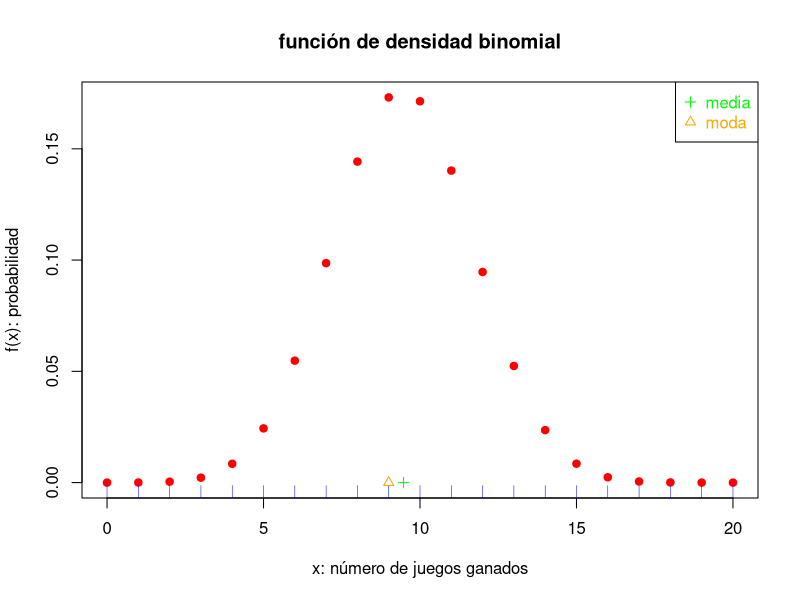
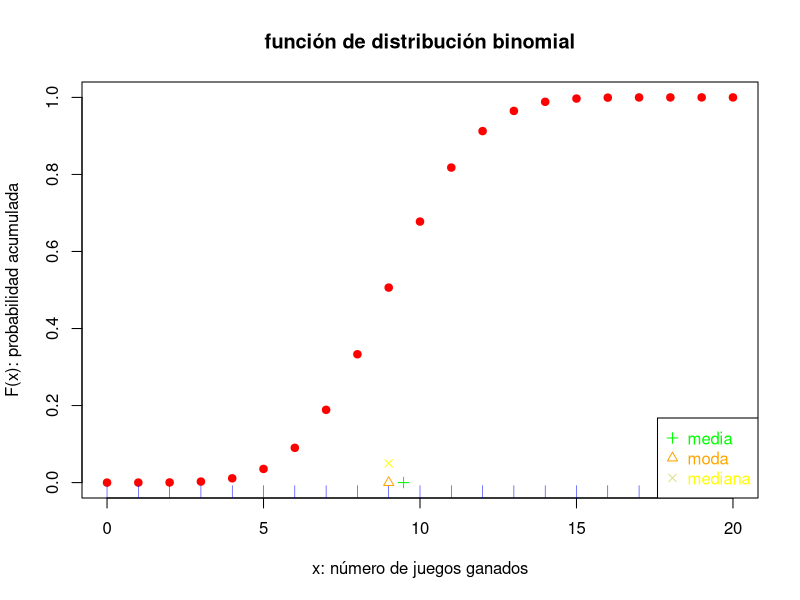

Source code (R) for these figures, in order:
# Práctica: distribuciones de probabilidad discretas
# rm(list=ls())
# Contenido:
#:01 Distribución binomial

#:01 Distribución binomial ----------
# X: número de éxitos en n ensayos de Bernoulli
# X = 0,1,...,n
# n >= 1, es el total de ensayos
# p = P(E), de cada ensayo, 0 <= p <= 1.

# a) Ejemplo: apostar un peso a los 
#    números rojos en el juego de la
#    ruleta, n = 10 y p = 18/38 = 0.4737.

# Valores de los parámetros
n<- 20 #10 #  
p<- 18/38
x<- 0:n    # conjunto de valores posibles
f.x<- choose(n=n,k=x)*p^x*(1-p)^(n-x)
F.x<- cumsum(f.x)
fx<- dbinom(x=x,size=n,prob=p)
Fx<- pbinom(q=x,size=n,prob=p)
mat<- cbind(x,f.x,fx,F.x,Fx)
mat<- round(mat,4)
mat

moda<- which.max(fx)
moda
moda<- x[moda]
moda

media<- n*p
media
media.formula.universal <- sum(x * fx)
media.formula.universal

aux<- which(Fx>=0.5)
mediana<- x[aux[1]]
mediana

#juegos al cuadrado -> dispersion de la poblacion -> escala cuadratica
varianza <- n * p * (1 - p)
varianza.formula.universal <- sum((x - media)^2 * fx)
varianza.formula.universal
varianza


#juegos (desviacion estandar)
d.e <- sqrt(varianza)
d.e





x11()
main<- "función de densidad binomial"
xlab<- "x: número de juegos ganados"
ylab<- "f(x): probabilidad"
plot(x,fx,xlab=xlab,ylab=ylab,main=main,
     type="p",pch=19,col="red")
rug(x,col="blue")
points(c(media,moda),c(0,0),pch=c(3,2),
       col=c("green","orange"))
leyenda<- c("media","moda")
legend(x="topright",legend=leyenda,
       pch=c(3,2),col=c("green","orange"),
       text.col=c("green","orange"))

x11()
main<- "función de distribución binomial"
xlab<- "x: número de juegos ganados"
ylab<- "F(x): probabilidad acumulada"
plot(x,Fx,xlab=xlab,ylab=ylab,main=main,
     type="p",pch=19,col="red")
rug(x,col="blue")
points(c(media,moda,mediana),
       c(0,0,0.05),pch=c(3,2,4),
       col=c("green","orange","yellow"))
leyenda<- c("media","moda","mediana")
legend(x="bottomright",legend=leyenda,
       pch=c(3,2,4),
       col=c("green","orange","#dede86"),
       text.col=c("green","orange","yellow"))